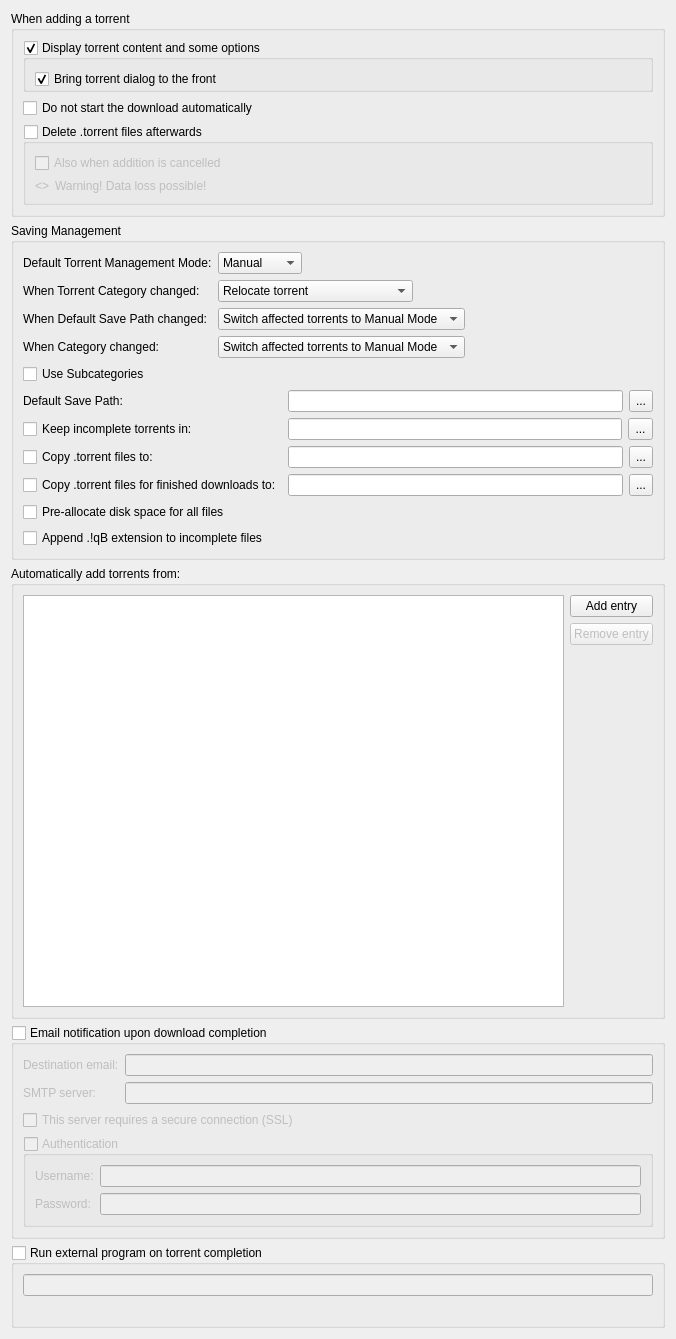
          <widget class="QWidget" name="scrollAreaWidgetContents_2">
           <property name="geometry">
            <rect>
             <x>0</x>
             <y>0</y>
             <width>676</width>
             <height>1339</height>
            </rect>
           </property>
           <layout class="QVBoxLayout" name="verticalLayout">
            <item>
             <widget class="QGroupBox" name="torrentAdditionBox">
              <property name="title">
               <string>When adding a torrent</string>
              </property>
              <layout class="QVBoxLayout" name="torrentAdditionBoxLayout">
               <item>
                <widget class="QGroupBox" name="checkAdditionDialog">
                 <property name="title">
                  <string>Display torrent content and some options</string>
                 </property>
                 <property name="checkable">
                  <bool>true</bool>
                 </property>
                 <layout class="QVBoxLayout" name="verticalLayout_18">
                  <property name="bottomMargin">
                   <number>0</number>
                  </property>
                  <item>
                   <widget class="QCheckBox" name="checkAdditionDialogFront">
                    <property name="text">
                     <string>Bring torrent dialog to the front</string>
                    </property>
                    <property name="checked">
                     <bool>true</bool>
                    </property>
                   </widget>
                  </item>
                 </layout>
                </widget>
               </item>
               <item>
                <widget class="QCheckBox" name="checkStartPaused">
                 <property name="text">
                  <string comment="The torrent will be added to download list in pause state">Do not start the download automatically</string>
                 </property>
                </widget>
               </item>
               <item>
                <widget class="QGroupBox" name="deleteTorrentBox">
                 <property name="toolTip">
                  <string>Should the .torrent file be deleted after adding it</string>
                 </property>
                 <property name="title">
                  <string>Delete .torrent files afterwards </string>
                 </property>
                 <property name="checkable">
                  <bool>true</bool>
                 </property>
                 <property name="checked">
                  <bool>false</bool>
                 </property>
                 <layout class="QVBoxLayout" name="deleteTorrentBoxLayout">
                  <item>
                   <widget class="QCheckBox" name="deleteCancelledTorrentBox">
                    <property name="toolTip">
                     <string>Also delete .torrent files whose addition was cancelled</string>
                    </property>
                    <property name="text">
                     <string>Also when addition is cancelled</string>
                    </property>
                   </widget>
                  </item>
                  <item>
                   <layout class="QHBoxLayout" name="deleteTorrentWarningLayout">
                    <item>
                     <widget class="QLabel" name="deleteTorrentWarningIcon">
                      <property name="sizePolicy">
                       <sizepolicy hsizetype="Fixed" vsizetype="Preferred">
                        <horstretch>0</horstretch>
                        <verstretch>0</verstretch>
                       </sizepolicy>
                      </property>
                      <property name="text">
                       <string notr="true">&lt;&gt;</string>
                      </property>
                     </widget>
                    </item>
                    <item>
                     <widget class="QLabel" name="deleteTorrentWarningLabel">
                      <property name="text">
                       <string>Warning! Data loss possible!</string>
                      </property>
                     </widget>
                    </item>
                   </layout>
                  </item>
                 </layout>
                </widget>
               </item>
              </layout>
             </widget>
            </item>
            <item>
             <widget class="QGroupBox" name="groupSavingManagement">
              <property name="title">
               <string>Saving Management</string>
              </property>
              <layout class="QVBoxLayout" name="groupSavingManagementLayout">
               <item>
                <layout class="QGridLayout" name="gridLayout_3">
                 <item row="0" column="0">
                  <widget class="QLabel" name="label_40">
                   <property name="text">
                    <string>Default Torrent Management Mode:</string>
                   </property>
                  </widget>
                 </item>
                 <item row="0" column="1">
                  <layout class="QHBoxLayout" name="horizontalLayout_70">
                   <property name="spacing">
                    <number>10</number>
                   </property>
                   <item>
                    <widget class="QComboBox" name="comboSavingMode">
                     <property name="toolTip">
                      <string>Automatic mode means that various torrent properties (e.g. save path) will be decided by the associated category</string>
                     </property>
                     <item>
                      <property name="text">
                       <string>Manual</string>
                      </property>
                     </item>
                     <item>
                      <property name="text">
                       <string>Automatic</string>
                      </property>
                     </item>
                    </widget>
                   </item>
                   <item>
                    <spacer name="horizontalSpacer_160">
                     <property name="orientation">
                      <enum>Qt::Horizontal</enum>
                     </property>
                     <property name="sizeHint" stdset="0">
                      <size>
                       <width>40</width>
                       <height>20</height>
                      </size>
                     </property>
                    </spacer>
                   </item>
                  </layout>
                 </item>
                 <item row="1" column="0">
                  <widget class="QLabel" name="labelTorrentCategoryChanged">
                   <property name="text">
                    <string>When Torrent Category changed:</string>
                   </property>
                  </widget>
                 </item>
                 <item row="1" column="1">
                  <layout class="QHBoxLayout" name="horizontalLayout_14">
                   <item>
                    <widget class="QComboBox" name="comboTorrentCategoryChanged">
                     <item>
                      <property name="text">
                       <string>Relocate torrent</string>
                      </property>
                     </item>
                     <item>
                      <property name="text">
                       <string>Switch torrent to Manual Mode</string>
                      </property>
                     </item>
                    </widget>
                   </item>
                   <item>
                    <spacer name="horizontalSpacer_17">
                     <property name="orientation">
                      <enum>Qt::Horizontal</enum>
                     </property>
                     <property name="sizeHint" stdset="0">
                      <size>
                       <width>40</width>
                       <height>20</height>
                      </size>
                     </property>
                    </spacer>
                   </item>
                  </layout>
                 </item>
                 <item row="2" column="0">
                  <widget class="QLabel" name="labelCategoryDefaultPathChanged">
                   <property name="text">
                    <string>When Default Save Path changed:</string>
                   </property>
                  </widget>
                 </item>
                 <item row="2" column="1">
                  <layout class="QHBoxLayout" name="horizontalLayout_15">
                   <item>
                    <widget class="QComboBox" name="comboCategoryDefaultPathChanged">
                     <property name="currentIndex">
                      <number>1</number>
                     </property>
                     <item>
                      <property name="text">
                       <string>Relocate affected torrents</string>
                      </property>
                     </item>
                     <item>
                      <property name="text">
                       <string>Switch affected torrents to Manual Mode</string>
                      </property>
                     </item>
                    </widget>
                   </item>
                   <item>
                    <spacer name="horizontalSpacer_18">
                     <property name="orientation">
                      <enum>Qt::Horizontal</enum>
                     </property>
                     <property name="sizeHint" stdset="0">
                      <size>
                       <width>40</width>
                       <height>20</height>
                      </size>
                     </property>
                    </spacer>
                   </item>
                  </layout>
                 </item>
                 <item row="3" column="0">
                  <widget class="QLabel" name="labelCategoryChanged">
                   <property name="text">
                    <string>When Category changed:</string>
                   </property>
                  </widget>
                 </item>
                 <item row="3" column="1">
                  <layout class="QHBoxLayout" name="horizontalLayout_17">
                   <item>
                    <widget class="QComboBox" name="comboCategoryChanged">
                     <property name="currentIndex">
                      <number>1</number>
                     </property>
                     <item>
                      <property name="text">
                       <string>Relocate affected torrents</string>
                      </property>
                     </item>
                     <item>
                      <property name="text">
                       <string>Switch affected torrents to Manual Mode</string>
                      </property>
                     </item>
                    </widget>
                   </item>
                   <item>
                    <spacer name="horizontalSpacer_19">
                     <property name="orientation">
                      <enum>Qt::Horizontal</enum>
                     </property>
                     <property name="sizeHint" stdset="0">
                      <size>
                       <width>40</width>
                       <height>20</height>
                      </size>
                     </property>
                    </spacer>
                   </item>
                  </layout>
                 </item>
                </layout>
               </item>
               <item>
                <widget class="QCheckBox" name="checkUseSubcategories">
                 <property name="text">
                  <string>Use Subcategories</string>
                 </property>
                </widget>
               </item>
               <item>
                <layout class="QGridLayout" name="gridLayout_4">
                 <item row="0" column="0">
                  <widget class="QLabel" name="labelSavePath">
                   <property name="text">
                    <string>Default Save Path:</string>
                   </property>
                  </widget>
                 </item>
                 <item row="0" column="1">
                  <layout class="QHBoxLayout" name="horizontalLayout_10">
                   <item>
                    <widget class="QLineEdit" name="textSavePath">
                     <property name="sizePolicy">
                      <sizepolicy hsizetype="Expanding" vsizetype="Fixed">
                       <horstretch>0</horstretch>
                       <verstretch>0</verstretch>
                      </sizepolicy>
                     </property>
                     <property name="text">
                      <string/>
                     </property>
                    </widget>
                   </item>
                   <item>
                    <widget class="QToolButton" name="browseSaveDirButton">
                     <property name="enabled">
                      <bool>true</bool>
                     </property>
                     <property name="minimumSize">
                      <size>
                       <width>22</width>
                       <height>22</height>
                      </size>
                     </property>
                     <property name="maximumSize">
                      <size>
                       <width>25</width>
                       <height>27</height>
                      </size>
                     </property>
                     <property name="text">
                      <string notr="true">...</string>
                     </property>
                    </widget>
                   </item>
                  </layout>
                 </item>
                 <item row="1" column="0">
                  <widget class="QCheckBox" name="checkTempFolder">
                   <property name="text">
                    <string>Keep incomplete torrents in:</string>
                   </property>
                  </widget>
                 </item>
                 <item row="1" column="1">
                  <layout class="QHBoxLayout" name="horizontalLayout_111">
                   <item>
                    <widget class="QLineEdit" name="textTempPath"/>
                   </item>
                   <item>
                    <widget class="QToolButton" name="browseTempDirButton">
                     <property name="sizePolicy">
                      <sizepolicy hsizetype="Fixed" vsizetype="Fixed">
                       <horstretch>25</horstretch>
                       <verstretch>27</verstretch>
                      </sizepolicy>
                     </property>
                     <property name="minimumSize">
                      <size>
                       <width>22</width>
                       <height>22</height>
                      </size>
                     </property>
                     <property name="maximumSize">
                      <size>
                       <width>25</width>
                       <height>27</height>
                      </size>
                     </property>
                     <property name="text">
                      <string notr="true">...</string>
                     </property>
                    </widget>
                   </item>
                  </layout>
                 </item>
                 <item row="2" column="0">
                  <widget class="QCheckBox" name="checkExportDir">
                   <property name="text">
                    <string>Copy .torrent files to:</string>
                   </property>
                  </widget>
                 </item>
                 <item row="2" column="1">
                  <layout class="QHBoxLayout" name="horizontalLayout_12">
                   <item>
                    <widget class="QLineEdit" name="textExportDir"/>
                   </item>
                   <item>
                    <widget class="QToolButton" name="browseExportDirButton">
                     <property name="minimumSize">
                      <size>
                       <width>22</width>
                       <height>22</height>
                      </size>
                     </property>
                     <property name="maximumSize">
                      <size>
                       <width>25</width>
                       <height>27</height>
                      </size>
                     </property>
                     <property name="text">
                      <string notr="true">...</string>
                     </property>
                    </widget>
                   </item>
                  </layout>
                 </item>
                 <item row="3" column="0">
                  <widget class="QCheckBox" name="checkExportDirFin">
                   <property name="text">
                    <string>Copy .torrent files for finished downloads to:</string>
                   </property>
                  </widget>
                 </item>
                 <item row="3" column="1">
                  <layout class="QHBoxLayout" name="horizontalLayout_13">
                   <item>
                    <widget class="QLineEdit" name="textExportDirFin"/>
                   </item>
                   <item>
                    <widget class="QToolButton" name="browseExportDirFinButton">
                     <property name="minimumSize">
                      <size>
                       <width>22</width>
                       <height>22</height>
                      </size>
                     </property>
                     <property name="maximumSize">
                      <size>
                       <width>25</width>
                       <height>27</height>
                      </size>
                     </property>
                     <property name="text">
                      <string notr="true">...</string>
                     </property>
                    </widget>
                   </item>
                  </layout>
                 </item>
                </layout>
               </item>
               <item>
                <widget class="QCheckBox" name="checkPreallocateAll">
                 <property name="text">
                  <string>Pre-allocate disk space for all files</string>
                 </property>
                </widget>
               </item>
               <item>
                <widget class="QCheckBox" name="checkAppendqB">
                 <property name="text">
                  <string>Append .!qB extension to incomplete files</string>
                 </property>
                </widget>
               </item>
              </layout>
             </widget>
            </item>
            <item>
             <widget class="QGroupBox" name="groupBox_2">
              <property name="title">
               <string>Automatically add torrents from:</string>
              </property>
              <layout class="QVBoxLayout" name="verticalLayout_38">
               <item>
                <layout class="QHBoxLayout" name="horizontalLayout_16">
                 <item>
                  <widget class="QTreeView" name="scanFoldersView">
                   <property name="sizePolicy">
                    <sizepolicy hsizetype="Expanding" vsizetype="Expanding">
                     <horstretch>0</horstretch>
                     <verstretch>1</verstretch>
                    </sizepolicy>
                   </property>
                   <property name="minimumSize">
                    <size>
                     <width>250</width>
                     <height>150</height>
                    </size>
                   </property>
                   <property name="editTriggers">
                    <set>QAbstractItemView::AllEditTriggers</set>
                   </property>
                   <property name="selectionMode">
                    <enum>QAbstractItemView::SingleSelection</enum>
                   </property>
                   <property name="selectionBehavior">
                    <enum>QAbstractItemView::SelectRows</enum>
                   </property>
                   <property name="textElideMode">
                    <enum>Qt::ElideNone</enum>
                   </property>
                   <property name="rootIsDecorated">
                    <bool>false</bool>
                   </property>
                   <attribute name="headerDefaultSectionSize">
                    <number>80</number>
                   </attribute>
                   <attribute name="headerStretchLastSection">
                    <bool>false</bool>
                   </attribute>
                  </widget>
                 </item>
                 <item>
                  <layout class="QVBoxLayout" name="verticalLayout_37">
                   <item>
                    <widget class="QPushButton" name="addScanFolderButton">
                     <property name="text">
                      <string>Add entry</string>
                     </property>
                    </widget>
                   </item>
                   <item>
                    <widget class="QPushButton" name="removeScanFolderButton">
                     <property name="enabled">
                      <bool>false</bool>
                     </property>
                     <property name="text">
                      <string>Remove entry</string>
                     </property>
                    </widget>
                   </item>
                   <item>
                    <spacer name="verticalSpacer_6">
                     <property name="orientation">
                      <enum>Qt::Vertical</enum>
                     </property>
                     <property name="sizeHint" stdset="0">
                      <size>
                       <width>20</width>
                       <height>40</height>
                      </size>
                     </property>
                    </spacer>
                   </item>
                  </layout>
                 </item>
                </layout>
               </item>
              </layout>
             </widget>
            </item>
            <item>
             <widget class="QGroupBox" name="groupMailNotification">
              <property name="title">
               <string>Email notification upon download completion</string>
              </property>
              <property name="checkable">
               <bool>true</bool>
              </property>
              <property name="checked">
               <bool>false</bool>
              </property>
              <layout class="QVBoxLayout" name="verticalLayout_171">
               <item>
                <layout class="QGridLayout" name="gridLayout_9">
                 <item row="0" column="1">
                  <widget class="QLineEdit" name="dest_email_txt"/>
                 </item>
                 <item row="0" column="0">
                  <widget class="QLabel" name="label_2">
                   <property name="text">
                    <string>Destination email:</string>
                   </property>
                  </widget>
                 </item>
                 <item row="1" column="0">
                  <widget class="QLabel" name="label_3">
                   <property name="text">
                    <string>SMTP server:</string>
                   </property>
                  </widget>
                 </item>
                 <item row="1" column="1">
                  <widget class="QLineEdit" name="smtp_server_txt"/>
                 </item>
                </layout>
               </item>
               <item>
                <widget class="QCheckBox" name="checkSmtpSSL">
                 <property name="text">
                  <string>This server requires a secure connection (SSL)</string>
                 </property>
                </widget>
               </item>
               <item>
                <widget class="QGroupBox" name="groupMailNotifAuth">
                 <property name="title">
                  <string>Authentication</string>
                 </property>
                 <property name="checkable">
                  <bool>true</bool>
                 </property>
                 <property name="checked">
                  <bool>false</bool>
                 </property>
                 <layout class="QFormLayout" name="formLayout_2">
                  <item row="0" column="0">
                   <widget class="QLabel" name="label_7">
                    <property name="text">
                     <string>Username:</string>
                    </property>
                   </widget>
                  </item>
                  <item row="0" column="1">
                   <widget class="QLineEdit" name="mailNotifUsername"/>
                  </item>
                  <item row="1" column="0">
                   <widget class="QLabel" name="label_8">
                    <property name="text">
                     <string>Password:</string>
                    </property>
                   </widget>
                  </item>
                  <item row="1" column="1">
                   <widget class="QLineEdit" name="mailNotifPassword">
                    <property name="echoMode">
                     <enum>QLineEdit::Password</enum>
                    </property>
                   </widget>
                  </item>
                 </layout>
                </widget>
               </item>
              </layout>
             </widget>
            </item>
            <item>
             <widget class="QGroupBox" name="autoRunBox">
              <property name="title">
               <string>Run external program on torrent completion</string>
              </property>
              <property name="checkable">
               <bool>true</bool>
              </property>
              <property name="checked">
               <bool>false</bool>
              </property>
              <layout class="QVBoxLayout" name="verticalLayout_19">
               <item>
                <widget class="QLineEdit" name="autoRun_txt"/>
               </item>
               <item>
                <widget class="QLabel" name="autoRun_param">
                 <property name="wordWrap">
                  <bool>true</bool>
                 </property>
                </widget>
               </item>
              </layout>
             </widget>
            </item>
           </layout>
          </widget>
